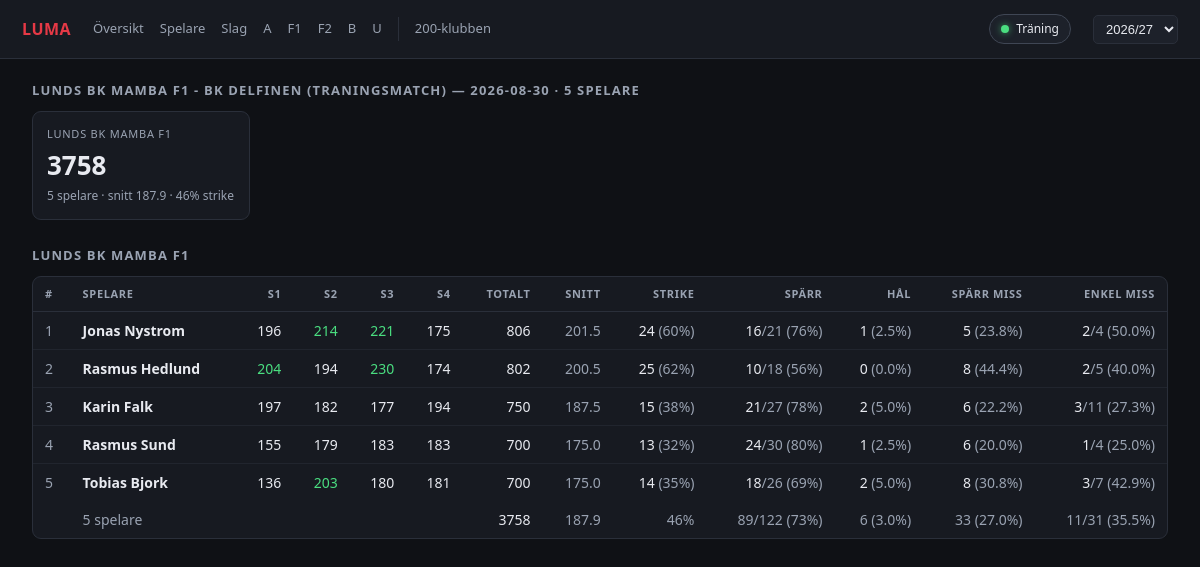
The app's page /session/990001 with its own data.
### tables this page shows
CREATE TABLE social_session (
    id        INTEGER PRIMARY KEY,      -- the BookId, used as social_game.match_id
    alley_id  INTEGER,
    season    INTEGER,
    played_on TEXT,
    kind      TEXT,                     -- 'practice', 'friendly', 'cup'
    label     TEXT
);

CREATE TABLE social_game (
    match_id INTEGER NOT NULL, alley_id INTEGER NOT NULL,
    idx INTEGER, lane INTEGER, game INTEGER,
    player TEXT NOT NULL, player_id TEXT,
    cum_total INTEGER,               -- series total THROUGH this game, not the game
    game_score INTEGER,              -- derived
    completed INTEGER,
    balls TEXT,                      -- JSON [{"ball":"X","split":false}, ...]
    frame_totals TEXT,               -- JSON [17, 24, 54, ...]
    PRIMARY KEY (match_id, player, game)
);

### web/app.py (the view)
@app.route("/session/<int:sid>")
def session(sid):
    con = connect()
    meta = con.execute("SELECT * FROM social_session WHERE id = ?", (sid,)).fetchone()
    rows = con.execute("""SELECT player, game, game_score, cum_total, balls
                          FROM social_game WHERE match_id = ?
                          ORDER BY player, game""", (sid,)).fetchall()
    if not rows:
        abort(404)
    rmap = roster_map()
    players, order = {}, []
    for r in rows:
        p = players.get(r["player"])
        if p is None:
            p = players[r["player"]] = {
                "player": rmap.get(r["player"], r["player"]),
                "scoreboard": r["player"], "games": [], "pins": 0, "st": {},
                "club": r["player"] in rmap}
            order.append(r["player"])
        p["games"].append({"game": r["game"], "score": r["game_score"],
                           "cum": r["cum_total"]})
        p["pins"] += r["game_score"] or 0
        p["st"] = frames.add(p["st"], frames.stats(json.loads(r["balls"])))
    for p in players.values():
        p["avg"] = p["pins"] / (len(p["games"]) or 1)
    ranked = sorted(players.values(), key=lambda x: -(x["pins"] or 0))
    n_games = max((len(p["games"]) for p in ranked), default=0)
    def side(members, name):
        st = {}
        for m in members:
            st = frames.add(st, m["st"])
        pins = sum(m["pins"] for m in members)
        gs = sum(len(m["games"]) for m in members)
        return {"name": name, "players": members, "pins": pins, "games": gs,
                "avg": pins / gs if gs else 0, "st": st}
    home_name, away_name = split_label(meta["label"] if meta else "")
    sides = [side([p for p in ranked if p["club"]], home_name),
             side([p for p in ranked if not p["club"]], away_name)]
    sides = [s for s in sides if s["players"]]
    return render_template("session.html", season=season_arg(), meta=meta, sid=sid,
                           sides=sides, total=len(ranked), n_games=n_games, pct=pct)

### collector/frames.py (called while the page is built)
def split_frames(balls):
    frames, i = [], 0
    for f in range(9):
        if i >= len(balls):
            break
        if balls[i]["ball"] == "X":
            frames.append(balls[i:i + 1]); i += 1
        else:
            frames.append(balls[i:i + 2]); i += 2
    frames.append(balls[i:])
    return frames

def _num(tok):
    try:
        return int(tok)
    except (TypeError, ValueError):
        return 0

def add(a, b):
    return {k: a.get(k, 0) + b.get(k, 0) for k in set(a) | set(b)}

### collector/store.py (called while the page is built)
def connect():
    DB.parent.mkdir(parents=True, exist_ok=True)
    con = sqlite3.connect(DB)
    con.row_factory = sqlite3.Row
    con.executescript(SCHEMA)
    return con

### web/app.py (called while the page is built, shortened)
def name_key(n):
    n = (n or "").strip()
    if "," in n:
        last, first = [p.strip() for p in n.split(",", 1)]
        n = f"{first} {last}"
    n = unicodedata.normalize("NFKD", n).encode("ascii", "ignore").decode()
    return " ".join(n.lower().split())

def roster_map():
    con = connect()
    roster = {}
    for r in con.execute("""
        SELECT DISTINCT r.player FROM bits_result r JOIN bits_match m ON m.match_id = r.match_id
        WHERE (r.side='H' AND m.home LIKE ?) OR (r.side='A' AND m.away LIKE ?)
    """, (CLUB, CLUB)):
        roster[name_key(r["player"])] = r["player"]
    alias = {r["social_name"]: r for r in
             con.execute("SELECT * FROM player_alias")}
    out = {}
    for r in con.execute("SELECT DISTINCT player FROM social_game"):
        name = r["player"]
        a = alias.get(name) or alias.get(name.strip())
        if a is not None:
            if a["is_club"]:
                out[name] = a["display"] or name
            continue
        k = name_key(name)
        if k in roster:
            out[name] = roster[k]
            continue
    return out

def pct(a, b):
    return (100.0 * a / b) if b else None

def q(sql, *args):
    return connect().execute(sql, args).fetchall()

def seasons():
    rows = q("SELECT DISTINCT season FROM bits_match ORDER BY season DESC")
    return [r["season"] for r in rows]

def season_arg():
    ss = seasons()
    want = request.args.get("season", type=int)
    return want if want in ss else (ss[0] if ss else None)

def label(season):
    return f"{season}/{str(season + 1)[2:]}"

def show_practice():
    v = request.args.get("practice")
    return v not in ("0", "false", "no")

def urval_scope():
    return URVAL_SCOPES.get(request.endpoint or "")

### web/templates/session.html (shortened to what this page needs)
{% extends "base.html" %}
{% macro side_table(s) %}
<div class="panel scroll">
<table><thead><tr>
  <th>#</th><th>Spelare</th>
  {% for g in range(1, n_games + 1) %}<th class="num">S{{ g }}</th>{% endfor %}
  <th class="num">Totalt</th><th class="num">Snitt</th>
  <th class="num">Strike</th><th class="num">Spärr</th>
  <th class="num">Hål</th><th class="num">Spärr miss</th><th class="num">Enkel miss</th>
</tr></thead>
<tbody>
{% for p in s['players'] %}
  {% set st = p['st'] %}
  <tr>
    <td class="mut">{{ loop.index }}</td>
    <td {% if p['club'] %}class="us"{% endif %}>{{ p['player'] }}</td>
    {% for g in range(1, n_games + 1) %}
      {% set gm = (p['games'] | selectattr('game', 'equalto', g) | list | first) %}
      <td class="num {% if gm and gm['score'] and gm['score'] >= 200 %}w{% endif %}">
        {{ gm['score'] if gm else '–' }}</td>
    {% endfor %}
    <td class="num">{{ p['pins'] }}</td>
    <td class="num mut">{{ p['avg'] | round(1) }}</td>
    <td class="num">{{ st['strikes'] }} <span class="mut">({{ pct(st['strikes'], st['frames']) | round(0) | int }}%)</span></td>
    <td class="num">{{ st['spares'] }}<span class="mut">/{{ st['spare_chances'] }} ({{ pct(st['spares'], st['spare_chances']) | round(0) | int if st['spare_chances'] else 0 }}%)</span></td>
    <td class="num">{{ st['split_first'] }}<span class="mut"> ({{ pct(st['split_first'], st['first_balls']) | round(1) if st['first_balls'] else 0 }}%)</span></td>
    <td class="num">{{ st['spare_chances'] - st['spares'] }}<span class="mut"> ({{ pct(st['spare_chances'] - st['spares'], st['spare_chances']) | round(1) if st['spare_chances'] else 0 }}%)</span></td>
    <td class="num">{{ st['single_pin'] - st['single_pin_made'] }}<span class="mut">/{{ st['single_pin'] }} ({{ pct(st['single_pin'] - st['single_pin_made'], st['single_pin']) | round(1) if st['single_pin'] else 0 }}%)</span></td>
  </tr>
{% endfor %}
</tbody>
<tfoot><tr>
  <td></td><td class="mut">{{ s['players'] | length }} spelare</td>
  {% for g in range(1, n_games + 1) %}<td></td>{% endfor %}
  <td class="num">{{ s['pins'] }}</td>
  <td class="num mut">{{ s['avg'] | round(1) }}</td>
  <td class="num mut">{{ pct(s['st']['strikes'], s['st']['frames']) | round(0) | int }}%</td>
  <td class="num mut">{{ s['st']['spares'] }}/{{ s['st']['spare_chances'] }}
    ({{ pct(s['st']['spares'], s['st']['spare_chances']) | round(0) | int }}%)</td>
  <td class="num mut">{{ s['st']['split_first'] }}
    ({{ pct(s['st']['split_first'], s['st']['first_balls']) | round(1) }}%)</td>
  <td class="num mut">{{ s['st']['spare_chances'] - s['st']['spares'] }}
    ({{ pct(s['st']['spare_chances'] - s['st']['spares'], s['st']['spare_chances']) | round(1) }}%)</td>
  <td class="num mut">{{ s['st']['single_pin'] - s['st']['single_pin_made'] }}/{{ s['st']['single_pin'] }}
    ({{ pct(s['st']['single_pin'] - s['st']['single_pin_made'], s['st']['single_pin']) | round(1) }}%)</td>
</tr></tfoot>
</table>
</div>
{% endmacro %}
{% block body %}
<h2>{{ meta['label'] if meta else 'Bokning ' ~ sid }}
  <span class="mut">&mdash; {{ meta['played_on'] if meta else '' }}
  &middot; {{ total }} spelare</span></h2>
<div class="cards">
  {% for s in sides %}
  <div class="card">
    <div class="k">{{ s['name'] }}</div>
    <div class="v">{{ s['pins'] }}</div>
    <div class="s">{{ s['players'] | length }} spelare &middot; snitt {{ s['avg'] | round(1) }}
      &middot; {{ pct(s['st']['strikes'], s['st']['frames']) | round(0) | int }}% strike</div>
  </div>
  {% endfor %}
</div>
{% for s in sides %}
  <h2>{{ s['name'] }}</h2>
  {{ side_table(s) }}
{% endfor %}
{% endblock %}

### web/templates/base.html (style rules this page uses)
:root { --bg:#0f1115; --panel:#171a21; --panel2:#1d212a; --line:#2a2f3a; --ink:#e8eaf0; --muted:#9aa3b2; --accent:#e63946; --good:#4ade80; --warn:#fbbf24; }
* { box-sizing:border-box }
body { margin:0;background:var(--bg);color:var(--ink); font:14px/1.5 "Segoe UI",system-ui,-apple-system,sans-serif }
h2 { font-size:13px;text-transform:uppercase;letter-spacing:.09em;color:var(--muted); margin:26px 0 10px;font-weight:600 }
h2:first-child { margin-top:0 }
.panel { background:var(--panel);border:1px solid var(--line);border-radius:9px;overflow:hidden }
.scroll { overflow-x:auto }
table { width:100%;border-collapse:collapse;font-variant-numeric:tabular-nums }
th { font-size:11px;text-transform:uppercase;letter-spacing:.06em;color:var(--muted); text-align:left;padding:9px 12px;border-bottom:1px solid var(--line);white-space:nowrap;font-weight:600 }
td { padding:8px 12px;border-bottom:1px solid #21252e;white-space:nowrap }
tr:last-child td { border-bottom:0 }
.num { text-align:right }
.mut { color:var(--muted) }
.us { font-weight:600 }
.cards { display:grid;grid-template-columns:repeat(auto-fill,minmax(215px,1fr));gap:12px }
.card { background:var(--panel);border:1px solid var(--line);border-radius:9px;padding:14px }
.card .k { font-size:11px;text-transform:uppercase;letter-spacing:.07em;color:var(--muted) }
.card .v { font-size:26px;font-weight:600;margin-top:4px;font-variant-numeric:tabular-nums }
.card .s { font-size:12px;color:var(--muted);margin-top:2px }
.w { color:var(--good) }

### records on screen
social_session: label "LUNDS BK MAMBA F1 - BK DELFINEN (TRANINGSMATCH)", played_on "2026-08-30"
social_game: player "Jonas Nystrom", gm "196" "214" "221" "175", pins "806", avg "201.5", strikes "24", pct "60", spares "16", spare_chances "21", pct "76", split_first "1", pct "2.5", st "5", pct "23.8", st "2", single_pin "4", pct "50.0"
social_game: player "Rasmus Hedlund", gm "204" "194" "230" "174", pins "802", avg "200.5", strikes "25", pct "62", spares "10", spare_chances "18", pct "56", split_first "0", pct "0.0", st "8", pct "44.4", st "2", single_pin "5", pct "40.0"
social_game: player "Karin Falk", gm "197" "182" "177" "194", pins "750", avg "187.5", strikes "15", pct "38", spares "21", spare_chances "27", pct "78", split_first "2", pct "5.0", st "6", pct "22.2", st "3", single_pin "11", pct "27.3"
social_game: player "Rasmus Sund", gm "155" "179" "183" "183", pins "700", avg "175.0", strikes "13", pct "32", spares "24", spare_chances "30", pct "80", split_first "1", pct "2.5", st "6", pct "20.0", st "1", single_pin "4", pct "25.0"
social_game: player "Tobias Bjork", gm "136" "203" "180" "181", pins "700", avg "175.0", strikes "14", pct "35", spares "18", spare_chances "26", pct "69", split_first "2", pct "5.0", st "8", pct "30.8", st "3", single_pin "7", pct "42.9"

### other values on screen
{{ tname | team | replace(club_label + ' ', '') }} "A" "F1" "F2" "B" "U"
{{ total }} "5"
{{ s['name'] }} "LUNDS BK MAMBA F1"
{{ s['pins'] }} "3758"
{{ s['players'] | length }} "5"
{{ s['avg'] | round(1) }} "187.9"
{{ pct(s['st']['strikes'], s['st']['frames']) | round(0) | int }} "46"
{{ g }} "1" "2" "3" "4"
{{ s['st']['spares'] }} "89"
{{ s['st']['spare_chances'] }} "122"
{{ pct(s['st']['spares'], s['st']['spare_chances']) | round(0) | int }} "73"
{{ s['st']['split_first'] }} "6"
{{ pct(s['st']['split_first'], s['st']['first_balls']) | round(1) }} "3.0"
{{ s['st']['spare_chances'] - s['st']['spares'] }} "33"
{{ s['st']['single_pin'] - s['st']['single_pin_made'] }} "11"
